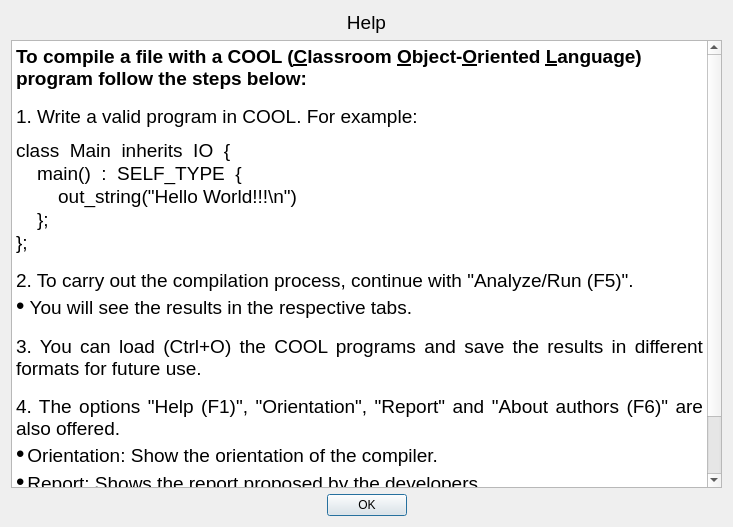
<?xml version="1.0" encoding="UTF-8"?>
<ui version="4.0">
 <class>Help</class>
 <widget class="QDialog" name="Help">
  <property name="geometry">
   <rect>
    <x>0</x>
    <y>0</y>
    <width>733</width>
    <height>527</height>
   </rect>
  </property>
  <property name="windowTitle">
   <string>Help</string>
  </property>
  <property name="windowIcon">
   <iconset>
    <normaloff>../../img/icons/Qt.ico</normaloff>../../img/icons/Qt.ico</iconset>
  </property>
  <layout class="QGridLayout" name="gridLayout">
   <item row="2" column="0">
    <widget class="QDialogButtonBox" name="buttonBox">
     <property name="orientation">
      <enum>Qt::Horizontal</enum>
     </property>
     <property name="standardButtons">
      <set>QDialogButtonBox::Ok</set>
     </property>
     <property name="centerButtons">
      <bool>true</bool>
     </property>
    </widget>
   </item>
   <item row="1" column="0">
    <widget class="QTextBrowser" name="textBrowser">
     <property name="html">
      <string>&lt;!DOCTYPE HTML PUBLIC &quot;-//W3C//DTD HTML 4.0//EN&quot; &quot;http://www.w3.org/TR/REC-html40/strict.dtd&quot;&gt;
&lt;html&gt;&lt;head&gt;&lt;meta name=&quot;qrichtext&quot; content=&quot;1&quot; /&gt;&lt;style type=&quot;text/css&quot;&gt;
p, li { white-space: pre-wrap; }
&lt;/style&gt;&lt;/head&gt;&lt;body style=&quot; font-family:'Ubuntu'; font-size:11pt; font-weight:400; font-style:normal;&quot;&gt;
&lt;p style=&quot; margin-top:0px; margin-bottom:0px; margin-left:0px; margin-right:0px; -qt-block-indent:0; text-indent:0px;&quot;&gt;&lt;span style=&quot; font-size:14pt; font-weight:600;&quot;&gt;To compile a file with a COOL (&lt;/span&gt;&lt;span style=&quot; font-size:14pt; font-weight:600; text-decoration: underline;&quot;&gt;C&lt;/span&gt;&lt;span style=&quot; font-family:'MS Shell Dlg 2'; font-size:14pt; font-weight:600;&quot;&gt;lassroom &lt;/span&gt;&lt;span style=&quot; font-family:'MS Shell Dlg 2'; font-size:14pt; font-weight:600; text-decoration: underline;&quot;&gt;O&lt;/span&gt;&lt;span style=&quot; font-family:'MS Shell Dlg 2'; font-size:14pt; font-weight:600;&quot;&gt;bject-&lt;/span&gt;&lt;span style=&quot; font-family:'MS Shell Dlg 2'; font-size:14pt; font-weight:600; text-decoration: underline;&quot;&gt;O&lt;/span&gt;&lt;span style=&quot; font-family:'MS Shell Dlg 2'; font-size:14pt; font-weight:600;&quot;&gt;riented &lt;/span&gt;&lt;span style=&quot; font-family:'MS Shell Dlg 2'; font-size:14pt; font-weight:600; text-decoration: underline;&quot;&gt;L&lt;/span&gt;&lt;span style=&quot; font-family:'MS Shell Dlg 2'; font-size:14pt; font-weight:600;&quot;&gt;anguage&lt;/span&gt;&lt;span style=&quot; font-size:14pt; font-weight:600;&quot;&gt;) program follow the steps below&lt;/span&gt;&lt;span style=&quot; font-family:'MS Shell Dlg 2'; font-size:14pt; font-weight:600;&quot;&gt;:&lt;/span&gt;&lt;/p&gt;
&lt;p align=&quot;justify&quot; style=&quot; margin-top:0px; margin-bottom:0px; margin-left:0px; margin-right:0px; -qt-block-indent:0; text-indent:0px;&quot;&gt;&lt;span style=&quot; font-family:'MS Shell Dlg 2'; font-size:10pt; font-weight:600;&quot;&gt; &lt;/span&gt;&lt;/p&gt;
&lt;p align=&quot;justify&quot; style=&quot; margin-top:0px; margin-bottom:0px; margin-left:0px; margin-right:0px; -qt-block-indent:0; text-indent:0px;&quot;&gt;&lt;span style=&quot; font-family:'MS Shell Dlg 2'; font-size:14pt;&quot;&gt;1. Write a valid program in COOL. For example:&lt;/span&gt;&lt;/p&gt;
&lt;p align=&quot;justify&quot; style=&quot; margin-top:0px; margin-bottom:0px; margin-left:0px; margin-right:0px; -qt-block-indent:0; text-indent:0px;&quot;&gt;&lt;span style=&quot; font-family:'MS Shell Dlg 2'; font-size:7pt;&quot;&gt; &lt;/span&gt;&lt;/p&gt;
&lt;p align=&quot;justify&quot; style=&quot; margin-top:0px; margin-bottom:0px; margin-left:0px; margin-right:0px; -qt-block-indent:0; text-indent:0px;&quot;&gt;&lt;span style=&quot; font-family:'MS Shell Dlg 2'; font-size:14pt;&quot;&gt;class  Main  inherits  IO  {&lt;/span&gt;&lt;/p&gt;
&lt;p style=&quot; margin-top:0px; margin-bottom:0px; margin-left:0px; margin-right:0px; -qt-block-indent:0; text-indent:0px;&quot;&gt;&lt;span style=&quot; font-family:'MS Shell Dlg 2'; font-size:14pt;&quot;&gt;    main()  :  SELF_TYPE  {&lt;/span&gt;&lt;/p&gt;
&lt;p style=&quot; margin-top:0px; margin-bottom:0px; margin-left:0px; margin-right:0px; -qt-block-indent:0; text-indent:0px;&quot;&gt;&lt;span style=&quot; font-family:'MS Shell Dlg 2'; font-size:14pt;&quot;&gt;        out_string(&amp;quot;Hello World!!!\n&amp;quot;)&lt;/span&gt;&lt;/p&gt;
&lt;p style=&quot; margin-top:0px; margin-bottom:0px; margin-left:0px; margin-right:0px; -qt-block-indent:0; text-indent:0px;&quot;&gt;&lt;span style=&quot; font-family:'MS Shell Dlg 2'; font-size:14pt;&quot;&gt;    };&lt;/span&gt;&lt;/p&gt;
&lt;p style=&quot; margin-top:0px; margin-bottom:0px; margin-left:0px; margin-right:0px; -qt-block-indent:0; text-indent:0px;&quot;&gt;&lt;span style=&quot; font-family:'MS Shell Dlg 2'; font-size:14pt;&quot;&gt;};&lt;/span&gt;&lt;/p&gt;
&lt;p align=&quot;justify&quot; style=&quot; margin-top:0px; margin-bottom:0px; margin-left:0px; margin-right:0px; -qt-block-indent:0; text-indent:0px;&quot;&gt;&lt;span style=&quot; font-size:10pt;&quot;&gt; &lt;/span&gt;&lt;/p&gt;
&lt;p align=&quot;justify&quot; style=&quot; margin-top:0px; margin-bottom:0px; margin-left:0px; margin-right:0px; -qt-block-indent:0; text-indent:0px;&quot;&gt;&lt;span style=&quot; font-family:'MS Shell Dlg 2'; font-size:14pt;&quot;&gt;2. &lt;/span&gt;&lt;span style=&quot; font-size:14pt;&quot;&gt;To carry out the compilation process, continue with &amp;quot;Analyze/Run (F5)&amp;quot;&lt;/span&gt;&lt;span style=&quot; font-family:'MS Shell Dlg 2'; font-size:14pt;&quot;&gt;.&lt;/span&gt;&lt;/p&gt;
&lt;p align=&quot;justify&quot; style=&quot; margin-top:0px; margin-bottom:0px; margin-left:0px; margin-right:0px; -qt-block-indent:0; text-indent:0px;&quot;&gt;&lt;span style=&quot; font-family:'Consolas,Courier New,monospace'; font-size:18pt; color:#000000;&quot;&gt;•&lt;/span&gt;&lt;span style=&quot; font-family:'Consolas,Courier New,monospace'; font-size:14pt; color:#000000;&quot;&gt; &lt;/span&gt;&lt;span style=&quot; font-size:14pt;&quot;&gt;You will see the results in the respective tabs&lt;/span&gt;&lt;span style=&quot; font-family:'MS Shell Dlg 2'; font-size:14pt;&quot;&gt;.&lt;/span&gt;&lt;/p&gt;
&lt;p align=&quot;justify&quot; style=&quot; margin-top:0px; margin-bottom:0px; margin-left:0px; margin-right:0px; -qt-block-indent:0; text-indent:0px;&quot;&gt;&lt;span style=&quot; font-family:'MS Shell Dlg 2'; font-size:10pt;&quot;&gt; &lt;/span&gt;&lt;/p&gt;
&lt;p align=&quot;justify&quot; style=&quot; margin-top:0px; margin-bottom:0px; margin-left:0px; margin-right:0px; -qt-block-indent:0; text-indent:0px;&quot;&gt;&lt;span style=&quot; font-family:'MS Shell Dlg 2'; font-size:14pt;&quot;&gt;3. Y&lt;/span&gt;&lt;span style=&quot; font-size:14pt;&quot;&gt;ou can load (Ctrl+O) the COOL programs and save the results in different formats for future use&lt;/span&gt;&lt;span style=&quot; font-family:'MS Shell Dlg 2'; font-size:14pt;&quot;&gt;.&lt;/span&gt;&lt;/p&gt;
&lt;p align=&quot;justify&quot; style=&quot; margin-top:0px; margin-bottom:0px; margin-left:0px; margin-right:0px; -qt-block-indent:0; text-indent:0px;&quot;&gt;&lt;span style=&quot; font-family:'MS Shell Dlg 2'; font-size:10pt;&quot;&gt; &lt;/span&gt;&lt;/p&gt;
&lt;p align=&quot;justify&quot; style=&quot; margin-top:0px; margin-bottom:0px; margin-left:0px; margin-right:0px; -qt-block-indent:0; text-indent:0px;&quot;&gt;&lt;span style=&quot; font-family:'MS Shell Dlg 2'; font-size:14pt;&quot;&gt;4. T&lt;/span&gt;&lt;span style=&quot; font-size:14pt;&quot;&gt;he options &amp;quot;Help (F1)&amp;quot;, &amp;quot;Orientation&amp;quot;, &amp;quot;Report&amp;quot; and &amp;quot;About authors (F6)&amp;quot; are also offered.&lt;/span&gt;&lt;/p&gt;
&lt;p align=&quot;justify&quot; style=&quot; margin-top:0px; margin-bottom:0px; margin-left:0px; margin-right:0px; -qt-block-indent:0; text-indent:0px;&quot;&gt;&lt;span style=&quot; font-family:'Consolas,Courier New,monospace'; font-size:18pt; color:#000000;&quot;&gt;•&lt;/span&gt;&lt;span style=&quot; font-family:'Consolas,Courier New,monospace'; font-size:8pt; color:#e6db74;&quot;&gt; &lt;/span&gt;&lt;span style=&quot; font-family:'MS Shell Dlg 2'; font-size:14pt;&quot;&gt;Orientation: Show the orientation of the compiler.&lt;/span&gt;&lt;/p&gt;
&lt;p align=&quot;justify&quot; style=&quot; margin-top:0px; margin-bottom:0px; margin-left:0px; margin-right:0px; -qt-block-indent:0; text-indent:0px;&quot;&gt;&lt;span style=&quot; font-family:'Consolas,Courier New,monospace'; font-size:18pt; color:#000000;&quot;&gt;•&lt;/span&gt;&lt;span style=&quot; font-family:'Consolas,Courier New,monospace'; font-size:8pt; color:#e6db74;&quot;&gt; &lt;/span&gt;&lt;span style=&quot; font-family:'MS Shell Dlg 2'; font-size:14pt;&quot;&gt;Report: &lt;/span&gt;&lt;span style=&quot; font-size:14pt;&quot;&gt;Shows the report proposed by the developers&lt;/span&gt;&lt;span style=&quot; font-family:'MS Shell Dlg 2'; font-size:14pt;&quot;&gt;.&lt;/span&gt;&lt;/p&gt;
&lt;p align=&quot;justify&quot; style=&quot; margin-top:0px; margin-bottom:0px; margin-left:0px; margin-right:0px; -qt-block-indent:0; text-indent:0px;&quot;&gt;&lt;span style=&quot; font-family:'Consolas,Courier New,monospace'; font-size:18pt; color:#000000;&quot;&gt;•&lt;/span&gt;&lt;span style=&quot; font-family:'Consolas,Courier New,monospace'; font-size:8pt; color:#e6db74;&quot;&gt; &lt;/span&gt;&lt;span style=&quot; font-family:'MS Shell Dlg 2'; font-size:14pt;&quot;&gt;About authors (F6): S&lt;/span&gt;&lt;span style=&quot; font-size:14pt;&quot;&gt;how basic developer information&lt;/span&gt;&lt;span style=&quot; font-family:'MS Shell Dlg 2'; font-size:14pt;&quot;&gt;.&lt;/span&gt;&lt;/p&gt;
&lt;p align=&quot;justify&quot; style=&quot; margin-top:0px; margin-bottom:0px; margin-left:0px; margin-right:0px; -qt-block-indent:0; text-indent:0px;&quot;&gt;&lt;span style=&quot; font-family:'Consolas,Courier New,monospace'; font-size:18pt; color:#000000;&quot;&gt;•&lt;/span&gt;&lt;span style=&quot; font-family:'Consolas,Courier New,monospace'; font-size:8pt; color:#e6db74;&quot;&gt; &lt;/span&gt;&lt;span style=&quot; font-family:'MS Shell Dlg 2'; font-size:14pt;&quot;&gt;Help (F1): Show this help.&lt;/span&gt;&lt;/p&gt;&lt;/body&gt;&lt;/html&gt;</string>
     </property>
    </widget>
   </item>
   <item row="0" column="0">
    <widget class="QLabel" name="label">
     <property name="font">
      <font>
       <family>Tahoma</family>
       <pointsize>14</pointsize>
      </font>
     </property>
     <property name="text">
      <string>&lt;html&gt;&lt;head/&gt;&lt;body&gt;&lt;p align=&quot;center&quot;&gt;Help&lt;/p&gt;&lt;/body&gt;&lt;/html&gt;</string>
     </property>
    </widget>
   </item>
  </layout>
 </widget>
 <resources/>
 <connections>
  <connection>
   <sender>buttonBox</sender>
   <signal>accepted()</signal>
   <receiver>Help</receiver>
   <slot>accept()</slot>
   <hints>
    <hint type="sourcelabel">
     <x>248</x>
     <y>254</y>
    </hint>
    <hint type="destinationlabel">
     <x>157</x>
     <y>274</y>
    </hint>
   </hints>
  </connection>
  <connection>
   <sender>buttonBox</sender>
   <signal>rejected()</signal>
   <receiver>Help</receiver>
   <slot>reject()</slot>
   <hints>
    <hint type="sourcelabel">
     <x>316</x>
     <y>260</y>
    </hint>
    <hint type="destinationlabel">
     <x>286</x>
     <y>274</y>
    </hint>
   </hints>
  </connection>
 </connections>
</ui>
